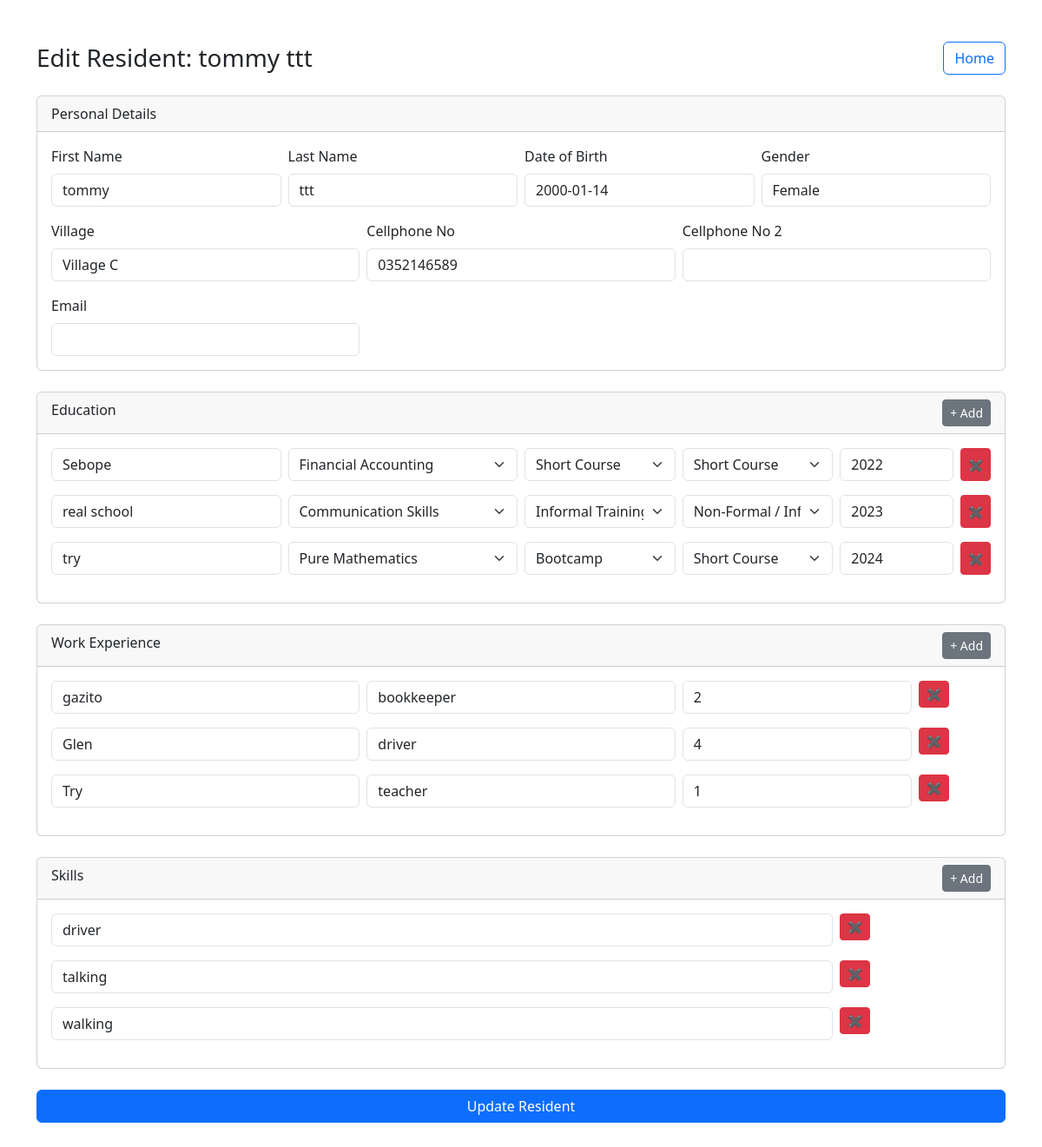
/edit-resident/6, run on the app's committed database.
### app/models.py (models this page shows)
class Resident(Base):
    __tablename__ = "residents"
    id = Column(Integer, primary_key=True, index=True)
    first_name = Column(String, nullable=False)
    last_name = Column(String, nullable=False)
    dob = Column(Date, nullable=False)
    gender = Column(String, nullable=False)
    village = Column(String, nullable=False)
    cellphone_no = Column(String, nullable=False)
    cellphone_no2 = Column(String)
    email = Column(String)
    qualifications = relationship("Qualification", back_populates="resident", cascade="all, delete-orphan")
    experiences = relationship("Experience", back_populates="resident", cascade="all, delete-orphan")
    skills = relationship("Skill", back_populates="resident", cascade="all, delete-orphan")

class Qualification(Base):
    __tablename__ = "qualifications"
    id = Column(Integer, primary_key=True, index=True)
    institution = Column(String)
    name = Column(String)
    type = Column(String)
    level = Column(String)
    year = Column(String)
    resident_id = Column(Integer, ForeignKey("residents.id"))
    resident = relationship("Resident", back_populates="qualifications")

class Experience(Base):
    __tablename__ = "experiences"
    id = Column(Integer, primary_key=True, index=True)
    company = Column(String)
    position = Column(String)
    years = Column(String)
    resident_id = Column(Integer, ForeignKey("residents.id"))
    resident = relationship("Resident", back_populates="experiences")

class Skill(Base):
    __tablename__ = "skills"
    id = Column(Integer, primary_key=True, index=True)
    name = Column(String)
    resident_id = Column(Integer, ForeignKey("residents.id"))
    resident = relationship("Resident", back_populates="skills")

### app/resident_routes.py (the view)
@router.get("/edit-resident/{resident_id}", response_class=HTMLResponse)
async def edit_resident_form(request: Request, resident_id: int, db: Session = Depends(get_db)):
    resident = db.query(Resident).filter(Resident.id == resident_id).first()
    if not resident:
        return RedirectResponse(url="/", status_code=303)
    villages = get_all_villages()
    qualifications = get_all_qualifications()
    return templates.TemplateResponse(
        "edit_resident.html",
        {
            "request": request,
            "resident": resident,
            "villages": villages,
            "qualifications": qualifications
        }
    )

### app/templates/edit_resident.html (shortened to what this page needs)
<!DOCTYPE html>
<html>
<head>
    <link href="https://cdn.jsdelivr.net/npm/bootstrap@5.3.3/dist/css/bootstrap.min.css" rel="stylesheet">
    <link rel="stylesheet" href="https://cdn.jsdelivr.net/npm/flatpickr/dist/flatpickr.min.css">
</head>
<body>
<div class="container mt-5">
<div class="d-flex justify-content-between align-items-center mb-4">
  <h3 class="mb-0">Edit Resident: {{ resident.first_name }} {{ resident.last_name }}</h3>
  <a href="/" class="btn btn-outline-primary">Home</a>
</div>
<form method="post" action="/edit-resident/{{ resident.id }}">
<div class="card mb-4">
    <div class="card-header">Personal Details</div>
    <div class="card-body">
        <div class="row g-2 mb-3">
            <div class="col-md-3">
                <label class="form-label">First Name</label>
                <input type="text" class="form-control" value="{{ resident.first_name }}" readonly>
            </div>
            <div class="col-md-3">
                <label class="form-label">Last Name</label>
                <input type="text" class="form-control" value="{{ resident.last_name }}" readonly>
            </div>
            <div class="col-md-3">
                <label class="form-label">Date of Birth</label>
                <input type="text" class="form-control" value="{{ resident.dob }}" readonly>
            </div>
            <div class="col-md-3">
                <label class="form-label">Gender</label>
                <input type="text" class="form-control" value="{{ resident.gender }}" readonly>
            </div>
        </div>
        <div class="row g-2 mb-3">
            <div class="col-md-4">
                <label class="form-label">Village</label>
                <input type="text" class="form-control" value="{{ resident.village }}" readonly>
            </div>
            <div class="col-md-4">
                <label class="form-label">Cellphone No</label>
                <input type="text" name="cellphone_no" class="form-control"
                       value="{{ resident.cellphone_no }}" required>
            </div>
            <div class="col-md-4">
                <label class="form-label">Cellphone No 2</label>
                <input type="text" name="cellphone_no2" class="form-control"
                       value="{{ resident.cellphone_no2 or '' }}">
            </div>
        </div>
        <div class="row g-2">
            <div class="col-md-4">
                <label class="form-label">Email</label>
                <input type="email" name="email" class="form-control"
                       value="{{ resident.email or '' }}">
            </div>
        </div>
    </div>
</div>
<div class="card mb-4">
    <div class="card-header d-flex justify-content-between">
        <span>Education</span>
        <button type="button" class="btn btn-sm btn-secondary" onclick="addEducation()">+ Add</button>
    </div>
    <div class="card-body" id="education-section">
        {% for qualification in resident.qualifications %}
        <div class="row g-2 mb-3 education-row">
            <div class="col-md-3">
                <input name="education_institution[]" class="form-control"
                       value="{{ qualification.institution or '' }}" placeholder="Institution">
            </div>
            <div class="col-md-3">
                <select name="education_name[]" class="form-select" required>
                    {% for field, names in qualifications.names.items() %}
                        <optgroup label="{{ field }}">
                            {% for name in names %}
                                <option value="{{ name }}"
                                    {% if qualification.name == name %}selected{% endif %}>
                                    {{ name }}
                                </option>
                            {% endfor %}
                        </optgroup>
                    {% endfor %}
                </select>
            </div>
            <div class="col-md-2">
                <select name="education_type[]" class="form-select" required>
                    {% for type in qualifications.types %}
                        <option value="{{ type }}"
                            {% if qualification.type == type %}selected{% endif %}>
                            {{ type }}
                        </option>
                    {% endfor %}
                </select>
            </div>
            <div class="col-md-2">
                <select name="education_level[]" class="form-select" required>
                    {% for level in qualifications.levels %}
                        <option value="{{ level }}"
                            {% if qualification.level == level %}selected{% endif %}>
                            {{ level }}
                        </option>
                    {% endfor %}
                </select>
            </div>
            <div class="col-md-2 d-flex">
                <input name="education_year[]" class="form-control"
                       value="{{ qualification.year or '' }}" placeholder="Year">
                <button type="button" class="btn btn-danger btn-sm ms-2"
                        onclick="deleteEducationRow(this)">✖</button>
            </div>
        </div>
        {% endfor %}
    </div>
</div>
<div class="card mb-4">
    <div class="card-header d-flex justify-content-between">
        <span>Work Experience</span>
        <button type="button" class="btn btn-sm btn-secondary" onclick="addExperience()">+ Add</button>
    </div>
    <div class="card-body" id="experience-section">
        {% for exp in resident.experiences %}
        <div class="row g-2 mb-3 experience-row">
            <div class="col-md-4">
                <input name="company[]" class="form-control"
                       value="{{ exp.company or '' }}" placeholder="Company">
            </div>
            <div class="col-md-4">
                <input name="position[]" class="form-control"
                       value="{{ exp.position or '' }}" placeholder="Position">
            </div>
            <div class="col-md-3">
                <input name="years[]" class="form-control"
                       value="{{ exp.years or '' }}" placeholder="Years">
            </div>
            <div class="col-md-1">
                <button type="button" class="btn btn-danger btn-sm"
                        onclick="deleteExperienceRow(this)">✖</button>
            </div>
        </div>
        {% endfor %}
    </div>
</div>
<div class="card mb-4">
    <div class="card-header d-flex justify-content-between">
        <span>Skills</span>
        <button type="button" class="btn btn-sm btn-secondary" onclick="addSkill()">+ Add</button>
    </div>
    <div class="card-body" id="skills-section">
        {% for skill in resident.skills %}
        <div class="row g-2 mb-3 skill-row">
            <div class="col-md-10">
                <input name="skills[]" class="form-control"
                       value="{{ skill.name or '' }}" placeholder="Skill">
            </div>
            <div class="col-md-2">
                <button type="button" class="btn btn-danger btn-sm"
                        onclick="deleteSkillRow(this)">✖</button>
            </div>
        </div>
        {% endfor %}
    </div>
</div>
<button type="submit" class="btn btn-primary w-100 mb-5">
    Update Resident
</button>
</form>
</div>
</body>
</html>

### data on the page
Resident: first_name "tommy", last_name "ttt", dob "2000-01-14", gender "Female", village "Village C", cellphone_no "0352146589"
Qualification: institution "Sebope", name "Financial Accounting", type "Short Course", level "Short Course", year "2022"
Qualification: institution "real school", name "Communication Skills", type "Informal Training", level "Non-Formal / Informal Training", year "2023"
Qualification: institution "try", name "Pure Mathematics", type "Bootcamp", level "Short Course", year "2024"
Experience: company "gazito", position "bookkeeper", years "2"
Experience: company "Glen", position "driver", years "4"
Experience: company "Try", position "teacher", years "1"
Skill: name "driver"
Skill: name "talking"
Skill: name "walking"
